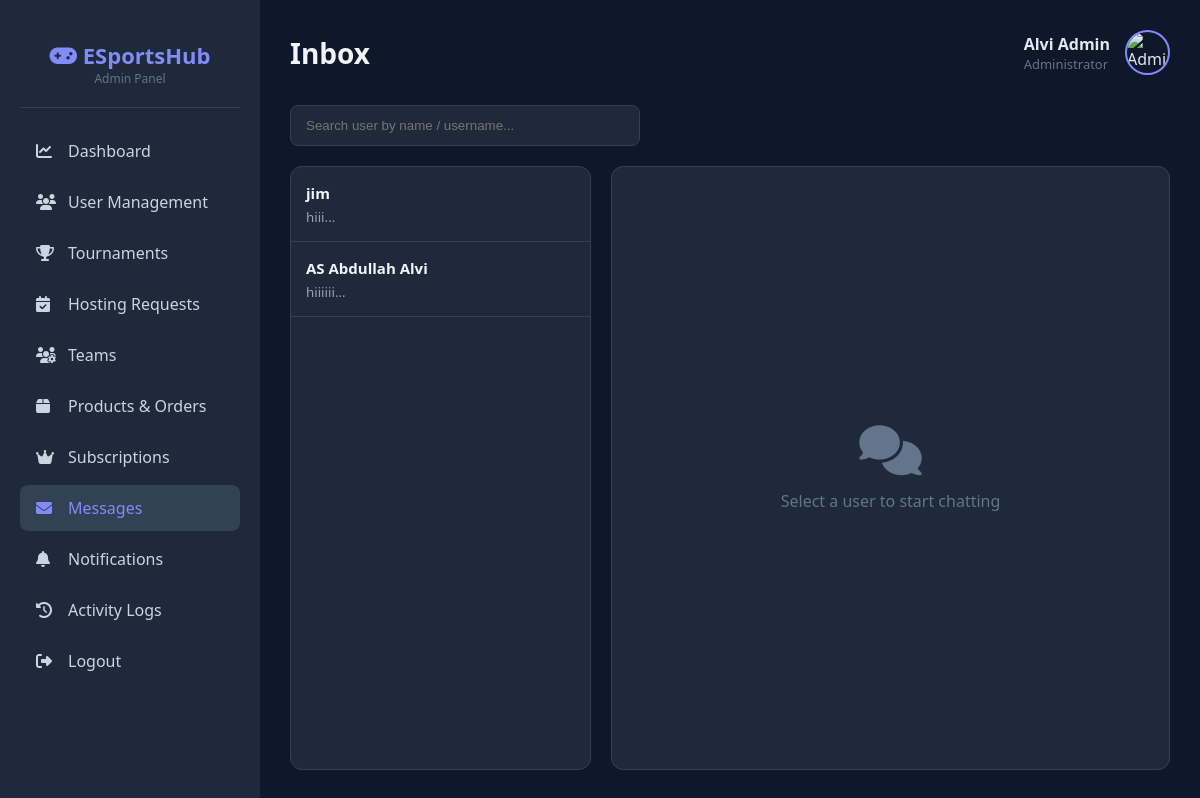
Page /admin/messages.php (signed in) on the committed database.
### tables this page shows
CREATE TABLE `chat_conversations` (
  `conversation_id` int(11) NOT NULL,
  `user_id` int(11) NOT NULL,
  `admin_id` int(11) NOT NULL,
  `last_message_at` datetime DEFAULT current_timestamp(),
  `created_at` datetime DEFAULT current_timestamp()
);

CREATE TABLE `users` (
  `user_id` int(11) NOT NULL,
  `full_name` varchar(255) NOT NULL,
  `username` varchar(100) NOT NULL,
  `email` varchar(255) NOT NULL,
  `phone` varchar(20) NOT NULL,
  `password_hash` varchar(255) NOT NULL,
  `gender` enum('Male','Female','Other') NOT NULL,
  `date_of_birth` date NOT NULL,
  `profession` enum('Student','Job Holder','Freelancer','Entrepreneur','Content Creator','None') NOT NULL,
  `role` enum('user','admin','host') DEFAULT 'user',
  `is_active` tinyint(1) DEFAULT 1,
  `profile_image` varchar(255) DEFAULT 'default-avatar.png',
  `terms_agreed` tinyint(1) NOT NULL DEFAULT 1,
  `created_at` timestamp NOT NULL DEFAULT current_timestamp(),
  `last_login` timestamp NULL DEFAULT NULL
);

### admin/messages.php (the view, shortened to what this page needs)
<?php
$conn = getConnection();
$admin_id = $_SESSION['user_id'];
$sql = "
    SELECT
        c.conversation_id,
        u.user_id,
        u.full_name,
        u.username,
        c.last_message_at,
        (
            SELECT message_text
            FROM chat_messages m
            WHERE m.conversation_id = c.conversation_id
            ORDER BY m.sent_at DESC
            LIMIT 1
        ) AS last_message,
        (
            SELECT COUNT(*)
            FROM chat_messages m
            WHERE m.conversation_id = c.conversation_id
              AND m.sender_role = 'user'
              AND m.is_read = 0
        ) AS unread_count
    FROM chat_conversations c
    JOIN users u ON u.user_id = c.user_id
    WHERE c.admin_id = ?
    ORDER BY c.last_message_at DESC
";
$stmt = $conn->prepare($sql);
$stmt->bind_param("i", $admin_id);
$stmt->execute();
$conversations = $stmt->get_result()->fetch_all(MYSQLI_ASSOC);
$admin_name = $_SESSION['full_name'] ?? 'Admin';
?>
<!DOCTYPE html>
<html lang="en">
<head>
    <link rel="stylesheet" href="https://cdnjs.cloudflare.com/ajax/libs/font-awesome/6.4.0/css/all.min.css">
</head>
<body>
<div class="admin-layout">
    <aside class="admin-sidebar">
        <div class="admin-logo">
            <h2><i class="fas fa-gamepad"></i> ESportsHub</h2>
            <p style="font-size: 12px; color: #64748b;">Admin Panel</p>
        </div>
        <nav class="admin-nav">
            <a href="dashboard.php"><i class="fas fa-chart-line"></i> Dashboard</a>
            <a href="users.php"><i class="fas fa-users"></i> User Management</a>
            <a href="tournaments.php"><i class="fas fa-trophy"></i> Tournaments</a>
            <a href="hosting.php"><i class="fas fa-calendar-check"></i> Hosting Requests</a>
            <a href="teams.php"><i class="fas fa-users-gear"></i> Teams</a>
            <a href="products.php"><i class="fas fa-box"></i> Products & Orders</a>
            <a href="subscriptions.php"><i class="fas fa-crown"></i> Subscriptions</a>
            <a href="messages.php" class="active"><i class="fas fa-envelope"></i> Messages</a>
            <a href="notifications.php"><i class="fas fa-bell"></i> Notifications</a>
            <a href="logs.php"><i class="fas fa-history"></i> Activity Logs</a>
            <a href="logout.php"><i class="fas fa-sign-out-alt"></i> Logout</a>
        </nav>
    </aside>
    <main class="admin-content">
        <div class="admin-header">
            <h1>Inbox</h1>
            <div class="admin-user">
                <div>
                    <div style="font-weight: 600;"><?php echo htmlspecialchars($admin_name); ?></div>
                    <div style="font-size: 13px; color: #64748b;">Administrator</div>
                </div>
                <img src="../assets/images/default-avatar.png" alt="Admin">
            </div>
        </div>
        <div class="search-container">
            <form method="GET" action="start_chat.php">
                <input type="text" name="q" class="search-input" placeholder="Search user by name / username...">
            </form>
        </div>
        <div class="messenger-wrapper">
            <div class="conversation-list">
                <?php foreach($conversations as $conv): ?>
                    <div class="conversation" onclick="openChat(this, <?= $conv['conversation_id'] ?>)">
                        <strong><?= htmlspecialchars($conv['full_name']) ?></strong>
                        <small><?= htmlspecialchars(substr($conv['last_message'] ?? 'Start a conversation...', 0, 45)) ?>...</small>
                    </div>
                <?php endforeach; ?>
            </div>
            <div class="chat-window" id="chatContainer">
                <div class="no-chat-selected" id="placeholder">
                    <i class="fas fa-comments" style="font-size: 50px; margin-bottom: 15px;"></i>
                    <p>Select a user to start chatting</p>
                </div>
            </div>
        </div>
    </main>
</div>
</body>
</html>

### admin/messages.php (style rules this page uses)
* { margin: 0; padding: 0; box-sizing: border-box; }
body { font-family: 'Segoe UI', Tahoma, Geneva, Verdana, sans-serif; background: #0f172a; color: #e2e8f0; overflow: hidden; }
.admin-layout { display: flex; height: 100vh; }
.admin-sidebar { width: 260px; background: #1e293b; padding: 20px; position: fixed; height: 100vh; overflow-y: auto; }
.admin-logo { text-align: center; padding: 20px 0; border-bottom: 1px solid #334155; margin-bottom: 20px; }
.admin-logo h2 { color: #818cf8; font-size: 22px; }
.admin-nav a { display: flex; align-items: center; padding: 12px 16px; color: #cbd5e1; text-decoration: none; border-radius: 8px; margin-bottom: 5px; transition: all 0.3s; }
.admin-nav a:hover, .admin-nav a.active { background: #334155; color: #818cf8; }
.admin-nav a i { margin-right: 12px; width: 20px; }
.admin-content { margin-left: 260px; flex: 1; padding: 30px; display: flex; flex-direction: column; height: 100vh; }
.admin-header { display: flex; justify-content: space-between; align-items: center; margin-bottom: 30px; }
.admin-header h1 { font-size: 28px; color: #f1f5f9; }
.admin-user { display: flex; align-items: center; gap: 15px; }
.admin-user img { width: 45px; height: 45px; border-radius: 50%; border: 2px solid #818cf8; }
.search-container { margin-bottom: 20px; }
.search-input { padding: 12px 15px; width: 350px; background: #1e293b; color: #fff; border: 1px solid #334155; border-radius: 8px; outline: none; transition: 0.3s; }
.messenger-wrapper { display: flex; gap: 20px; flex: 1; height: calc(100vh - 200px); }
.conversation-list { width: 35%; background: #1e293b; border-radius: 12px; overflow-y: auto; border: 1px solid #334155; }
.conversation { padding: 15px; border-bottom: 1px solid #334155; cursor: pointer; transition: 0.2s; position: relative; }
.conversation strong { color: #f1f5f9; font-size: 15px; }
.conversation small { color: #94a3b8; display: block; margin-top: 4px; }
.chat-window { width: 65%; background: #1e293b; border-radius: 12px; border: 1px solid #334155; overflow: hidden; display: flex; flex-direction: column; }
.no-chat-selected { display: flex; flex-direction: column; align-items: center; justify-content: center; height: 100%; color: #64748b; }

### rows in the picture
chat_conversations: user.full_name "jim", last_message "hiii"
chat_conversations: user.full_name "AS Abdullah Alvi", last_message "hiiiiii"

### other values in the picture
$admin_name "Alvi Admin"
